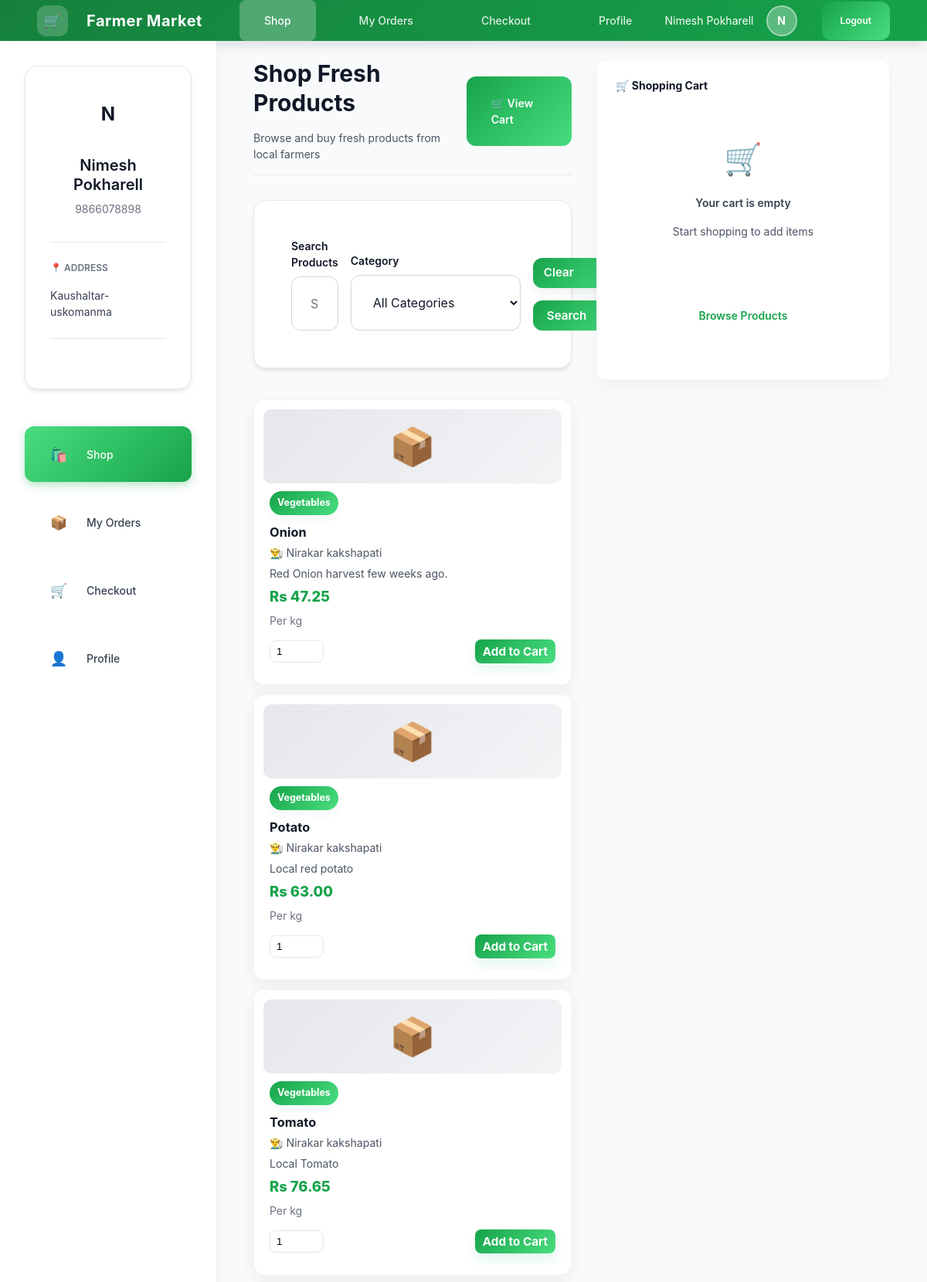
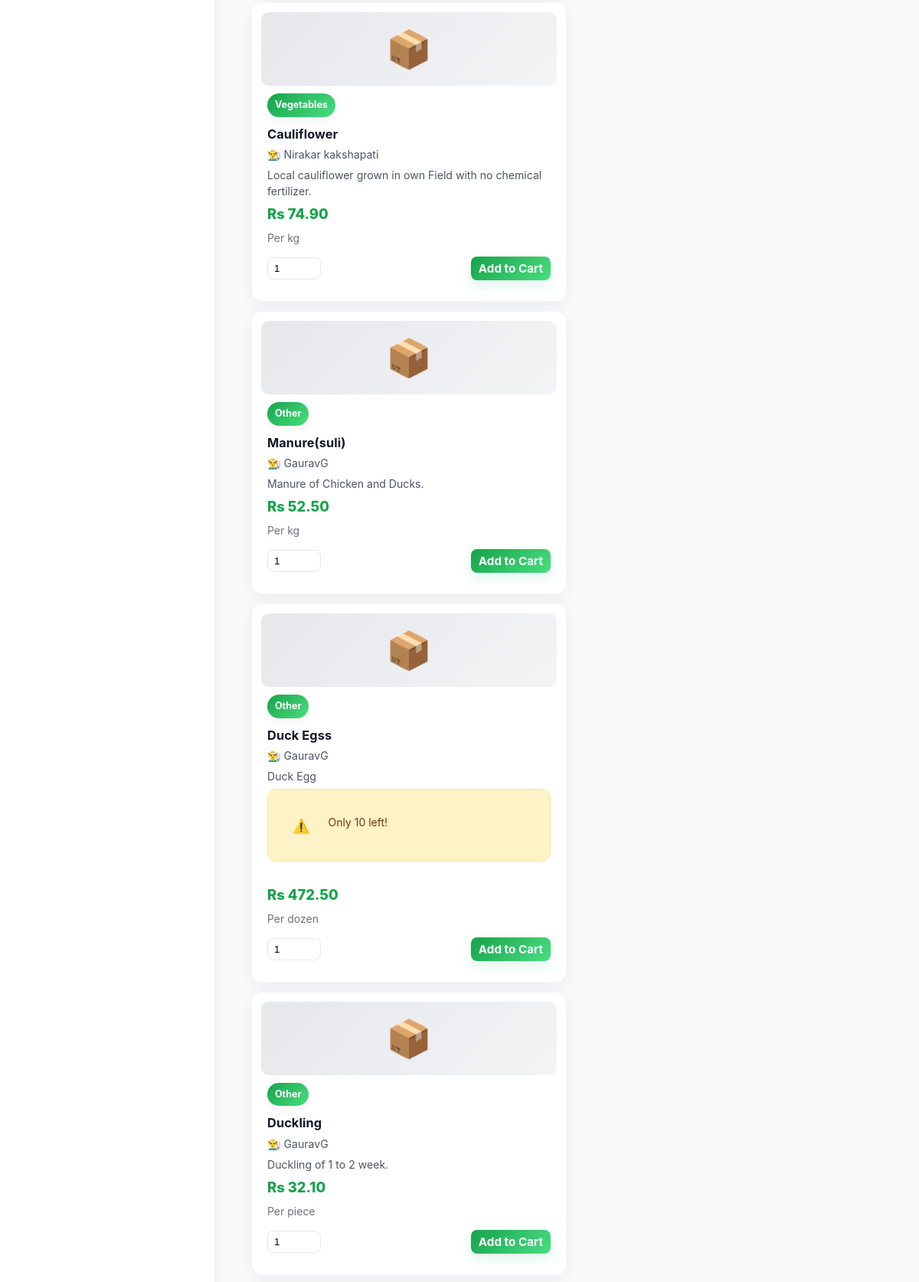
Screenshot of /LocalFarmerMarket2/buyer/dashboard.php (signed in, upper part) with the database file from the repository (2 pictures, top to bottom).
### tables this page shows
CREATE TABLE `buyer` (
  `buyer_id` int(11) NOT NULL,
  `name` varchar(100) NOT NULL,
  `contact` varchar(15) NOT NULL,
  `address` varchar(255) NOT NULL,
  `password` varchar(255) NOT NULL,
  `created_at` timestamp NOT NULL DEFAULT current_timestamp(),
  `is_active` tinyint(1) DEFAULT 1
);

CREATE TABLE `products` (
  `product_id` int(11) NOT NULL,
  `farmer_id` int(11) NOT NULL,
  `product_name` varchar(150) NOT NULL,
  `description` text DEFAULT NULL,
  `price` decimal(10,2) NOT NULL,
  `quantity` int(11) NOT NULL,
  `total_stock` int(11) DEFAULT 0,
  `sold_quantity` int(11) NOT NULL DEFAULT 0,
  `category` varchar(100) NOT NULL,
  `category_id` int(11) DEFAULT NULL,
  `image` varchar(255) DEFAULT NULL,
  `unit` varchar(50) DEFAULT 'kg',
  `created_at` timestamp NOT NULL DEFAULT current_timestamp(),
  `updated_at` timestamp NOT NULL DEFAULT current_timestamp() ON UPDATE current_timestamp(),
  `status` enum('pending','approved','rejected') DEFAULT 'pending',
  `admin_notes` text DEFAULT NULL,
  `admin_id` int(11) DEFAULT NULL,
  `is_active` tinyint(1) DEFAULT 1,
  `deleted_at` timestamp NULL DEFAULT NULL,
  `approval_status` enum('pending','approved','rejected') DEFAULT 'pending',
  `admin_price` decimal(10,2) DEFAULT NULL,
  `commission_rate` decimal(5,2) DEFAULT 5.00 COMMENT 'Commission percentage (5-10%)',
  `approved_by` int(11) DEFAULT NULL,
  `approved_at` datetime DEFAULT NULL,
  `rejection_reason` text DEFAULT NULL
);

CREATE TABLE `farmer` (
  `farmer_id` int(11) NOT NULL,
  `name` varchar(100) NOT NULL,
  `contact` varchar(15) NOT NULL,
  `address` varchar(255) NOT NULL,
  `description` text DEFAULT NULL,
  `farm_type` varchar(100) DEFAULT NULL,
  `password` varchar(255) NOT NULL,
  `created_at` timestamp NOT NULL DEFAULT current_timestamp(),
  `is_active` tinyint(1) DEFAULT 1
);

### LocalFarmerMarket2/buyer/dashboard.php (the view, shortened to what this page needs)
<?php
require_once '../db.php';
$buyer_id = intval($_SESSION['buyer_id']);
$stmt = $conn->prepare("SELECT * FROM buyer WHERE buyer_id = ?");
$stmt->bind_param("i", $buyer_id);
$stmt->execute();
$profile = $stmt->get_result()->fetch_assoc();
$search = trim($_GET['search'] ?? '');
$sql = "SELECT p.product_id, p.product_name, p.description,
               COALESCE(p.admin_price, p.price) as display_price,
               p.quantity as available_stock,
               p.total_stock,
               p.sold_quantity,
               p.category, p.image, p.unit,
               f.name as farmer_name, f.farmer_id
        FROM products p
        JOIN farmer f ON p.farmer_id = f.farmer_id
        WHERE p.approval_status = 'approved'
        AND p.quantity > 0
        AND f.is_active = 1";
$sql .= " ORDER BY p.created_at DESC";
$stmt = $conn->prepare($sql);
$stmt->execute();
$products = $stmt->get_result();
include 'includes/header.php';
?>
<div class="main-wrapper">
  <?php include 'includes/sidebar.php'; ?>
  <div class="main-content dashboard-page">
    <div style="display: flex; flex-direction: column; gap: var(--space-2xl);">
      <div class="page-header">
    <div>
      <h1 class="page-title">Shop Fresh Products</h1>
      <p class="page-subtitle">Browse and buy fresh products from local farmers</p>
    </div>
    <a href="checkout.php" class="btn primary" style="position: relative;">
      🛒 View Cart
    </a>
  </div>
  <div class="card" style="margin-bottom: var(--space-3xl);">
    <form class="grid filters-form" style="grid-template-columns: 1fr 220px 120px; gap: var(--space-sm); align-items: end;">
      <div class="form-group">
        <label>Search Products</label>
        <input type="text" name="search" placeholder="Search by name, farmer, or details..."
               value="<?php echo htmlspecialchars($search); ?>">
      </div>
      <div class="form-group">
        <label>Category</label>
        <select name="category">
          <option value="">All Categories</option>
        </select>
      </div>
      <div class="filters-actions">
        <a href="dashboard.php" class="btn btn-clear" aria-label="Clear filters">Clear</a>
        <button type="submit" class="btn primary btn-search">Search</button>
      </div>
    </form>
  </div>
  <div class="grid grid-cols-3" style="margin-bottom: var(--space-3xl);">
    <?php if ($products->num_rows > 0): ?>
      <?php while ($p = $products->fetch_assoc()): ?>
        <div class="product-card">
          <?php if ($p['image'] && file_exists(__DIR__ . '/../uploads/' . $p['image'])): ?>
            <img src="../uploads/<?php echo htmlspecialchars($p['image']); ?>"
                 alt="<?php echo htmlspecialchars($p['product_name']); ?>"
                 class="product-image">
          <?php else: ?>
            <div class="product-image" style="display: flex; align-items: center; justify-content: center; background: linear-gradient(135deg, var(--gray-200), var(--gray-100)); font-size: 3rem;">
              📦
            </div>
          <?php endif; ?>
          <div class="product-info">
            <span class="product-category"><?php echo htmlspecialchars($p['category']); ?></span>
            <h3 class="product-name"><?php echo htmlspecialchars($p['product_name']); ?></h3>
            <p class="product-description">
              👨‍🌾 <?php echo htmlspecialchars($p['farmer_name']); ?>
            </p>
            <?php if ($p['description']): ?>
              <p class="product-description">
                <?php echo htmlspecialchars(substr($p['description'], 0, 100)); ?>
              </p>
            <?php endif; ?>
            <?php if ($p['available_stock'] <= 10): ?>
              <div class="alert warning" style="margin-bottom: var(--space-md);">
                <span class="alert-icon">⚠️</span>
                <div class="alert-content">
                  <span style="font-size: var(--text-sm);">Only <?php echo htmlspecialchars($p['available_stock']); ?> left!</span>
                </div>
              </div>
            <?php endif; ?>
            <div class="product-price">Rs <?php echo number_format($p['display_price'], 2); ?></div>
            <p style="font-size: var(--text-sm); color: var(--gray-500); margin: 0;">Per <?php echo htmlspecialchars($p['unit']); ?></p>
            <form method="POST" class="product-footer" style="margin-top: auto;">
              <input type="number"
                     name="quantity"
                     value="1"
                     min="1"
                     max="<?php echo $p['available_stock']; ?>"
                     style="width: 70px;">
              <button type="submit" class="btn primary btn-add">
                Add to Cart
              </button>
            </form>
          </div>
        </div>
      <?php endwhile; ?>
    <?php endif; ?>
  </div>
    </div>
    <?php include 'includes/right-panel.php'; ?>
  </div>
</div>
</body>
</html>

### LocalFarmerMarket2/buyer/includes/header.php (shortened to what this page needs)
<?php
$buyer_name = $profile['name'] ?? 'Buyer';
$buyer_initial = strtoupper(substr($buyer_name, 0, 1));
?>
<!doctype html>
<html lang="en">
<head>
<link rel="stylesheet" href="../assets/css/buyer.css">
</head>
<body>
<header class="header">
  <div class="brand">
    <div class="brand-icon">🛒</div>
    <span>Farmer Market</span>
  </div>
  <div class="header-nav">
    <a href="dashboard.php" class="<?php echo basename($_SERVER['PHP_SELF']) === 'dashboard.php' ? 'active' : ''; ?>">Shop</a>
    <a href="orders.php" class="<?php echo basename($_SERVER['PHP_SELF']) === 'orders.php' ? 'active' : ''; ?>">My Orders</a>
    <a href="checkout.php" class="<?php echo basename($_SERVER['PHP_SELF']) === 'checkout.php' ? 'active' : ''; ?>">Checkout</a>
    <a href="profile.php" class="<?php echo basename($_SERVER['PHP_SELF']) === 'profile.php' ? 'active' : ''; ?>">Profile</a>
  </div>
  <div class="header-right">
    <div class="user-info">
      <span><?php echo htmlspecialchars($buyer_name); ?></span>
      <div class="user-avatar"><?php echo $buyer_initial; ?></div>
    </div>
    <a href="../logout.php" class="btn small primary">Logout</a>
  </div>
</header>

### LocalFarmerMarket2/buyer/includes/sidebar.php
<?php
if (!function_exists('e')) {
    function e($v) {
        return htmlspecialchars($v, ENT_QUOTES|ENT_SUBSTITUTE, 'UTF-8');
    }
}
$current_page = basename($_SERVER['PHP_SELF']);
?>
<aside class="sidebar">
  <div class="card card-compact">
    <div style="text-align: center; margin-bottom: var(--space-lg);">
      <div class="user-avatar" style="width: 60px; height: 60px; font-size: var(--text-2xl); margin: 0 auto var(--space-md);">
        <?php echo strtoupper(substr($profile['name'], 0, 1)); ?>
      </div>
      <h4 style="margin: 0 0 var(--space-xs) 0;"><?php echo e($profile['name']); ?></h4>
      <p style="margin: 0; color: var(--gray-500); font-size: var(--text-sm);"><?php echo e($profile['contact']); ?></p>
    </div>
    <div style="padding: var(--space-md) 0; border-top: 1px solid var(--gray-200); border-bottom: 1px solid var(--gray-200); margin-bottom: var(--space-lg);">
      <p style="margin: 0 0 var(--space-sm) 0; font-size: var(--text-xs); color: var(--gray-500); text-transform: uppercase; font-weight: 600;">📍 Address</p>
      <p style="margin: 0; font-size: var(--text-sm);"><?php echo e($profile['address']); ?></p>
    </div>
  </div>
  <nav style="margin-top: var(--space-2xl);">
    <a href="dashboard.php" class="sidebar-item <?php echo ($current_page === 'dashboard.php') ? 'active' : ''; ?>">
      <span class="sidebar-icon">🛍️</span>
      <span class="sidebar-label">Shop</span>
    </a>
    <a href="orders.php" class="sidebar-item <?php echo ($current_page === 'orders.php') ? 'active' : ''; ?>">
      <span class="sidebar-icon">📦</span>
      <span class="sidebar-label">My Orders</span>
    </a>
    <a href="checkout.php" class="sidebar-item <?php echo ($current_page === 'checkout.php') ? 'active' : ''; ?>">
      <span class="sidebar-icon">🛒</span>
      <span class="sidebar-label">Checkout</span>
    </a>
    <a href="profile.php" class="sidebar-item <?php echo ($current_page === 'profile.php') ? 'active' : ''; ?>">
      <span class="sidebar-icon">👤</span>
      <span class="sidebar-label">Profile</span>
    </a>
  </nav>
</aside>

### LocalFarmerMarket2/assets/css/buyer.css (style rules this page uses)
.header { position: static !important; top: auto !important; padding: 0 var(--space-2xl) !important; margin: 0 !important; }
.sidebar { position: static !important; left: auto !important; top: auto !important; width: 280px !important; height: auto !important; margin-top: 0 !important; margin-left: 0 !important; margin: 0 !important; flex: 0 0 280px !important; }
.main-wrapper { display: flex !important; flex-direction: row !important; margin: 0 !important; padding: 0 !important; }
.main-content { margin-left: 0 !important; margin-top: 0 !important; margin: 0 !important; padding: var(--space-2xl) !important; min-height: auto !important; }
html { height: 100%; margin: 0; padding: 0; }
body { display: flex; flex-direction: column; height: 100vh; margin: 0; padding: 0; background: var(--bg-secondary); }
.brand { display: flex; align-items: center; gap: var(--space-md); font-size: var(--text-xl); font-weight: 700; }
.brand-icon { width: 40px; height: 40px; background: rgba(255, 255, 255, 0.2); border-radius: var(--radius-lg); display: flex; align-items: center; justify-content: center; font-size: var(--text-lg); }
.header-nav { display: flex; gap: var(--space-md); flex: 1; margin-left: var(--space-2xl); }
.header-nav a { color: rgba(255, 255, 255, 0.85); text-decoration: none; padding: var(--space-sm) var(--space-lg); border-radius: var(--radius-md); transition: all var(--transition-fast); font-weight: 500; font-size: var(--text-sm); }
.header-nav a.active { background: rgba(255, 255, 255, 0.25); color: white; }
.header-right { display: flex; align-items: center; gap: var(--space-lg); margin-left: auto; }
.user-info { display: flex; align-items: center; gap: var(--space-sm); font-size: var(--text-sm); }
.user-avatar { width: 40px; height: 40px; border-radius: 50%; background: rgba(255, 255, 255, 0.3); display: flex; align-items: center; justify-content: center; font-weight: 700; border: 2px solid rgba(255, 255, 255, 0.4); }
.sidebar-item { display: flex; align-items: center; gap: var(--space-md); padding: var(--space-md) var(--space-lg); margin-bottom: var(--space-sm); color: var(--gray-700); text-decoration: none; border-radius: var(--radius-lg); transition: all var(--transition-fast); cursor: pointer; font-weight: 500; font-size: var(--text-sm); }
.sidebar-item.active { background: linear-gradient(135deg, var(--primary-light), var(--primary)); color: white; }
.sidebar-icon { width: 24px; height: 24px; display: flex; align-items: center; justify-content: center; font-size: var(--text-lg); }
.sidebar-label { flex: 1; }
.page-header { display: flex; justify-content: space-between; align-items: center; margin-bottom: var(--space-3xl); padding-bottom: var(--space-2xl); border-bottom: 1px solid var(--gray-200); }
.main-content.dashboard-page > div { gap: var(--space-sm) !important; }
.main-content.dashboard-page { padding-top: var(--space-md) !important; }
.main-content.dashboard-page .page-header { margin-bottom: var(--space-sm) !important; padding-bottom: var(--space-sm) !important; }
.main-content.dashboard-page .card[style] { margin-bottom: var(--space-sm) !important; }
.main-content.dashboard-page .grid.grid-cols-3 { margin-top: 8px !important; gap: 12px !important; }
.main-content.dashboard-page .product-card { min-height: 200px; }
.page-title { margin: 0; font-size: var(--text-3xl); color: var(--gray-900); }
.page-subtitle { margin: var(--space-sm) 0 0 0; color: var(--gray-600); font-size: var(--text-sm); }
.main-content { display: grid; grid-template-columns: minmax(0, 1fr) 380px; gap: var(--space-lg); align-items: start; }

### rows the page displays
buyer: name "Nimesh Pokharell", name "N", contact "9866078898", address "Kaushaltar-uskomanma"
products: category "Vegetables", product_name "Onion", farmer.name "Nirakar kakshapati", description "Red Onion harvest few weeks ago.", display_price "47.25", unit "kg"
products: category "Vegetables", product_name "Potato", farmer.name "Nirakar kakshapati", description "Local red potato", display_price "63.00", unit "kg"
products: category "Vegetables", product_name "Tomato", farmer.name "Nirakar kakshapati", description "Local Tomato", display_price "76.65", unit "kg"
products: category "Vegetables", product_name "Cauliflower", farmer.name "Nirakar kakshapati", description "Local cauliflower grown in own Field with no chemical fertilizer.", display_price "74.90", unit "kg"
products: category "Other", product_name "Manure(suli)", farmer.name "GauravG", description "Manure of Chicken and Ducks.", display_price "52.50", unit "kg"
products: category "Other", product_name "Duck Egss", farmer.name "GauravG", description "Duck Egg", quantity "10", display_price "472.50", unit "dozen"
products: category "Other", product_name "Duckling", farmer.name "GauravG", description "Duckling of 1 to 2 week.", display_price "32.10", unit "piece"
